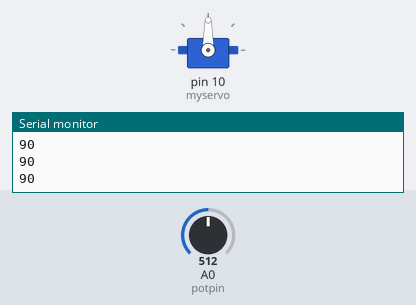
Bench run of a sketch on a simulated Arduino Uno, built with avr-gcc and run on an emulated ATmega328P. Parts: servo, the last lines printed to the serial monitor. The test bench sets the inputs (shaded band); at power-on: A0 (potpin) = 512.

Above: at 1.2 s.
1.3 s: A0 (potpin) set to 716
At 2.5 s:
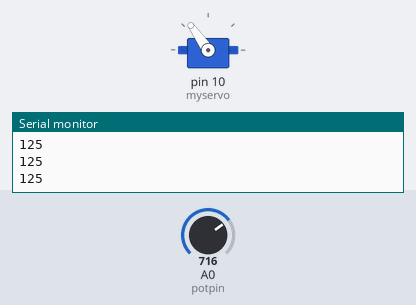
2.8 s: A0 (potpin) set to 900
At 4.0 s:
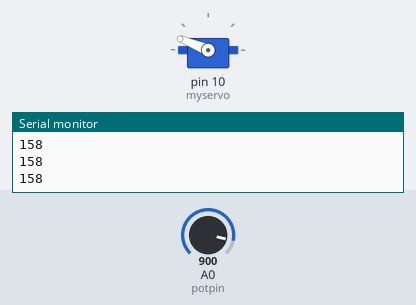
4.3 s: A0 (potpin) set to 1023
At 5.0 s:
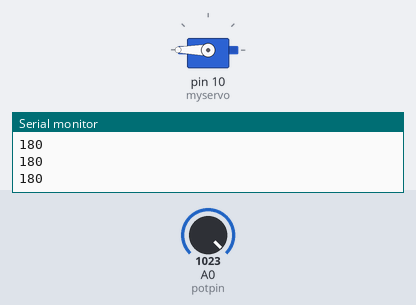
5.8 s: A0 (potpin) set to 306
At 7.0 s:
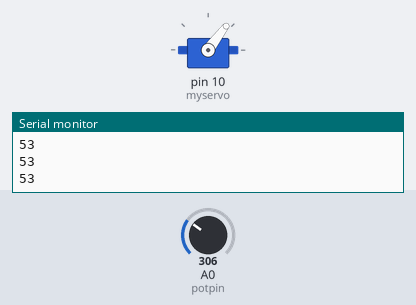
7.3 s: A0 (potpin) set to 122
At 8.4 s:
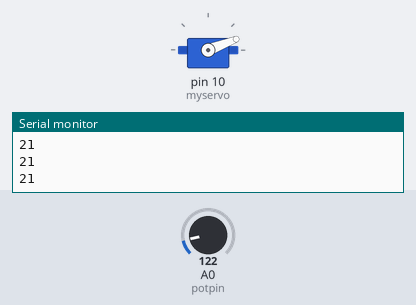
8.8 s: A0 (potpin) set to 0
At 9.8 s:
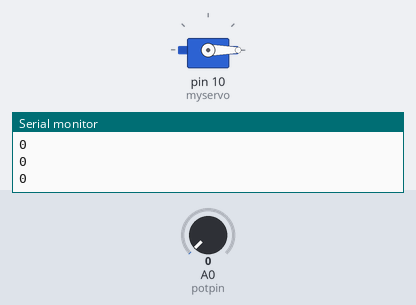
Timing chart, 0 to 11.3 s (numbered marks = the images above; inputs shaded):
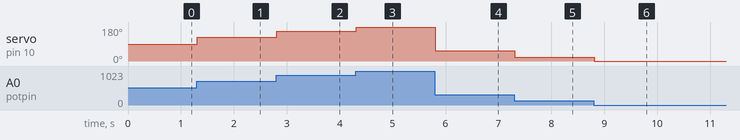

The sketch:

Knob.ino
```cpp
/*
 Controlling a servo position using a potentiometer (variable resistor)
 by Michal Rinott <http://people.interaction-ivrea.it/m.rinott>

 modified on 8 Nov 2013
 by Scott Fitzgerald
 http://www.arduino.cc/en/Tutorial/Knob
*/

#include <Servo.h>

Servo myservo;  // create servo object to control a servo

int potpin = 0;  // analog pin used to connect the potentiometer
int val;    // variable to read the value from the analog pin

void setup() {
  Serial.begin(9600);

  myservo.attach(10);  // attaches the servo on pin 9 to the servo object
}

void loop() {
  val = analogRead(potpin);            // reads the value of the potentiometer (value between 0 and 1023)
  val = map(val, 0, 1023, 0, 180);     // scale it to use it with the servo (value between 0 and 180)
  myservo.write(val);                  // sets the servo position according to the scaled value
  delay(15);                           // waits for the servo to get there
  Serial.println(val);
}
```

Measured:
- after the input at 1.3 s, servo on pin 10 (myservo): 90° → 125° at once
- after the input at 2.8 s, servo on pin 10 (myservo): 125° → 158° at once
- after the input at 4.3 s, servo on pin 10 (myservo): 158° → 180° at once
- after the input at 5.8 s, servo on pin 10 (myservo): 180° → 53° at once
- after the input at 7.3 s, servo on pin 10 (myservo): 53° → 21° at once
- after the input at 8.8 s, servo on pin 10 (myservo): 21° → 0° at once
